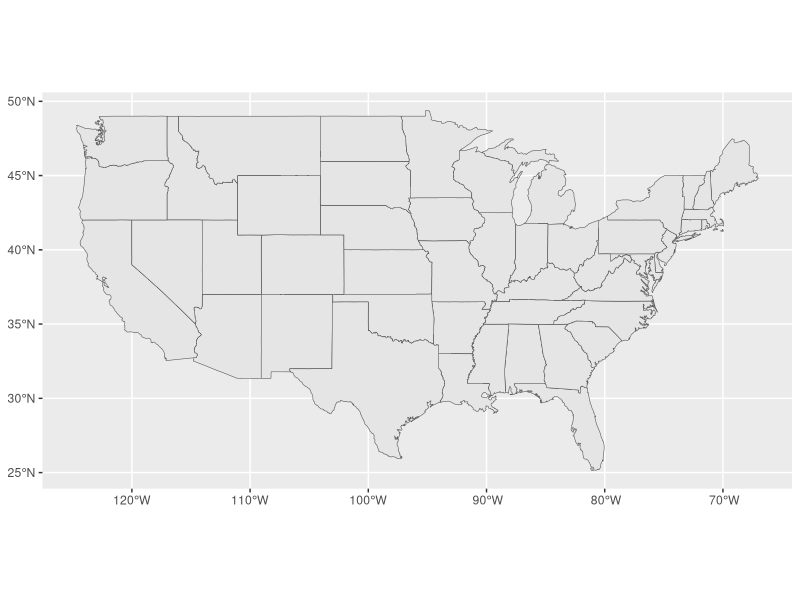
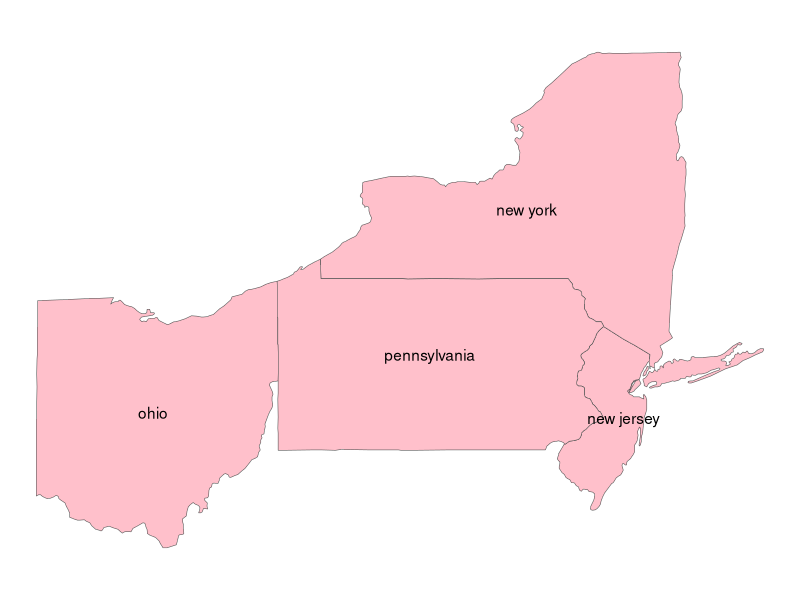
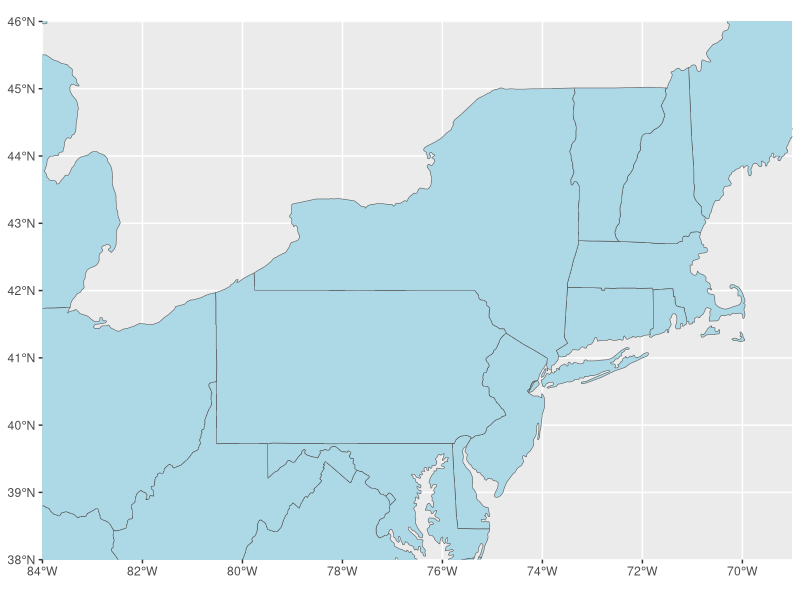

The R source for these figures, in order:
library(tidyverse)
#  handles spatial data, projections, etc; sf = spatial features
library(sf)
# contains maps
library(maps)

# sf lets you match up projections etc. 
states <- st_as_sf(map("state", plot = FALSE, fill = TRUE))

# plot whole US
ggplot(data = states) +
  # plots our shape
  geom_sf() 

states2 <- bind_cols(states, st_coordinates(st_point_on_surface(states)))

st_of_int <- c("new york", "pennsylvania", "ohio", "new jersey")

ggplot(data = states |> filter(ID %in% st_of_int)) +
  geom_sf(fill = "pink") + 
  # turn off coordinates
  theme_void() +
  geom_text(data = states2 |> filter(ID %in% st_of_int), aes(X, Y, label = ID))



ggplot(data = states) +
  geom_sf(fill = "lightblue") + 
  # note use of coordinate boxes
  coord_sf(xlim = c(-84, -69), ylim = c(38, 46), expand = FALSE) 
